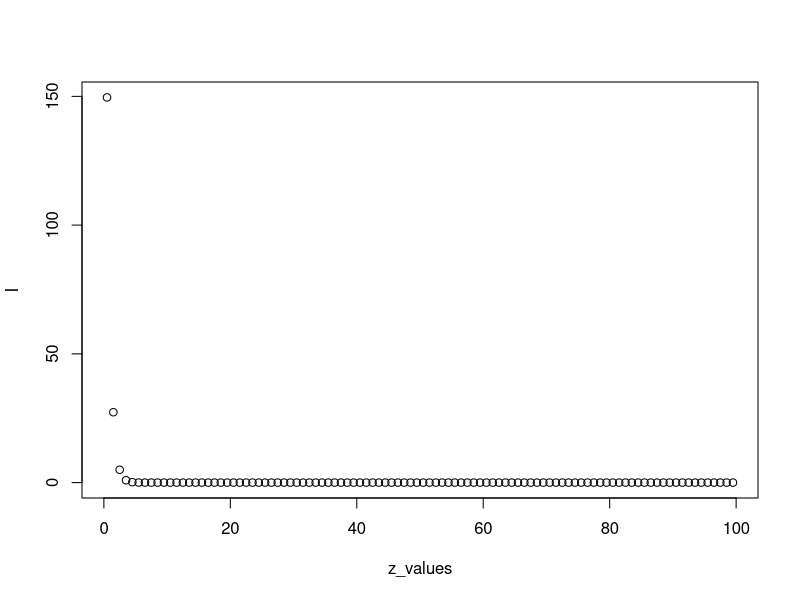
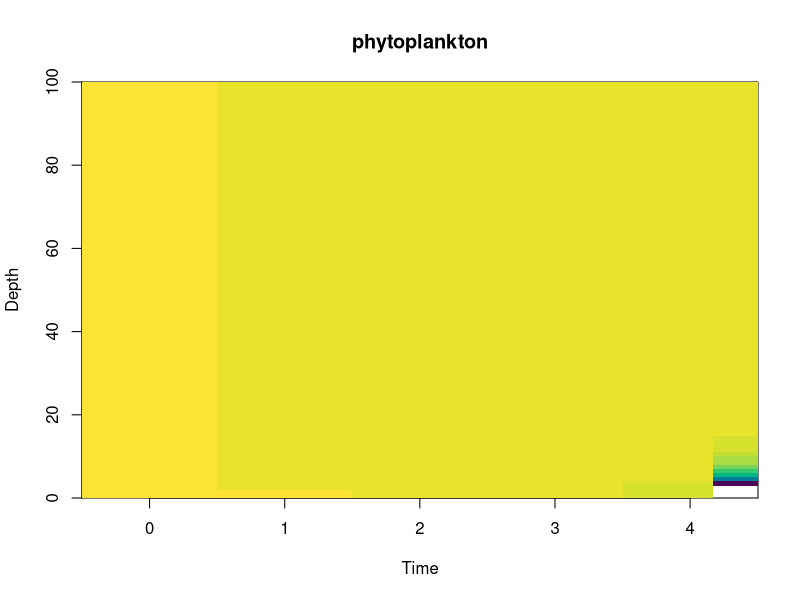
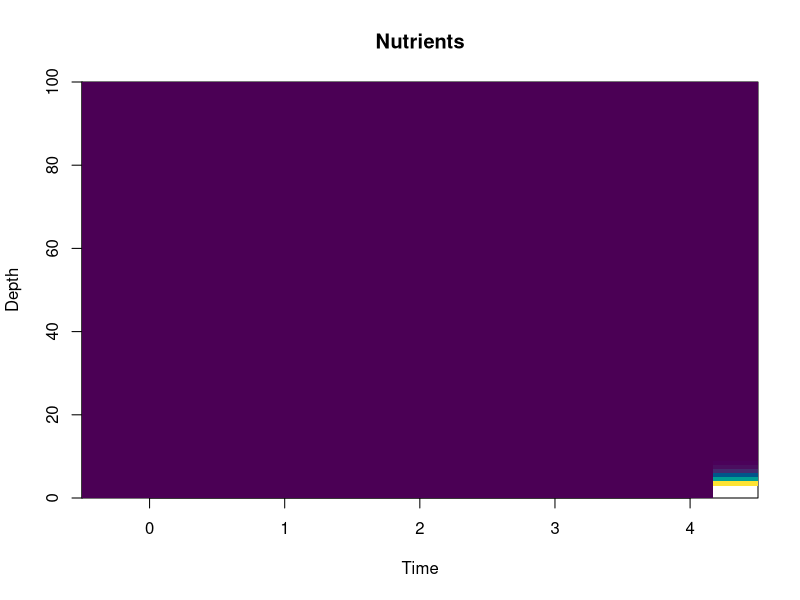
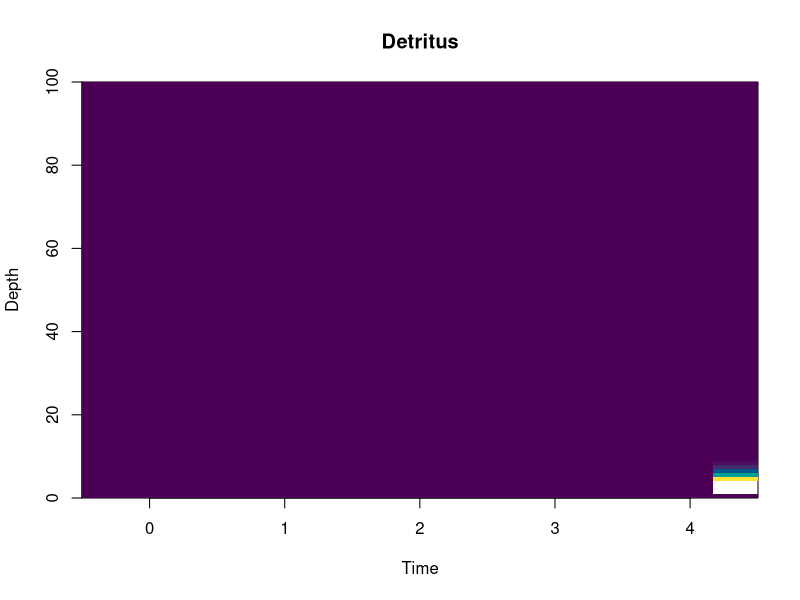
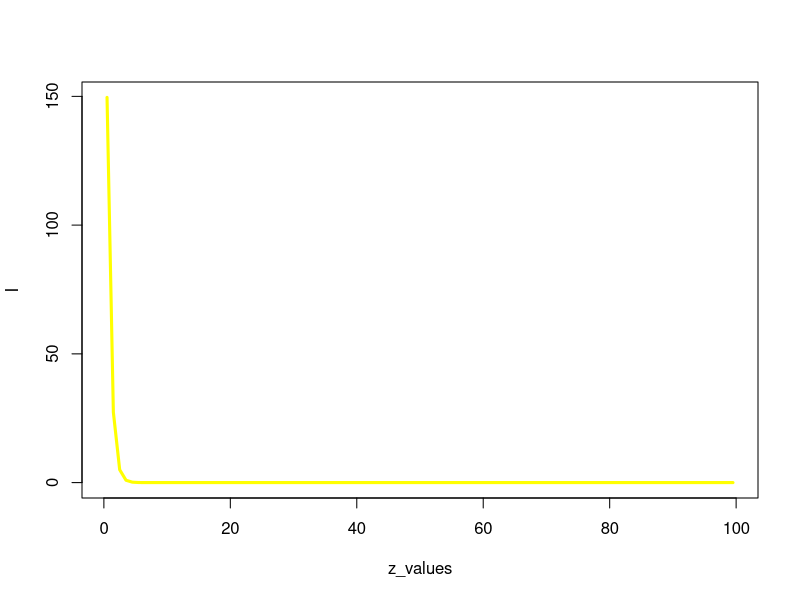
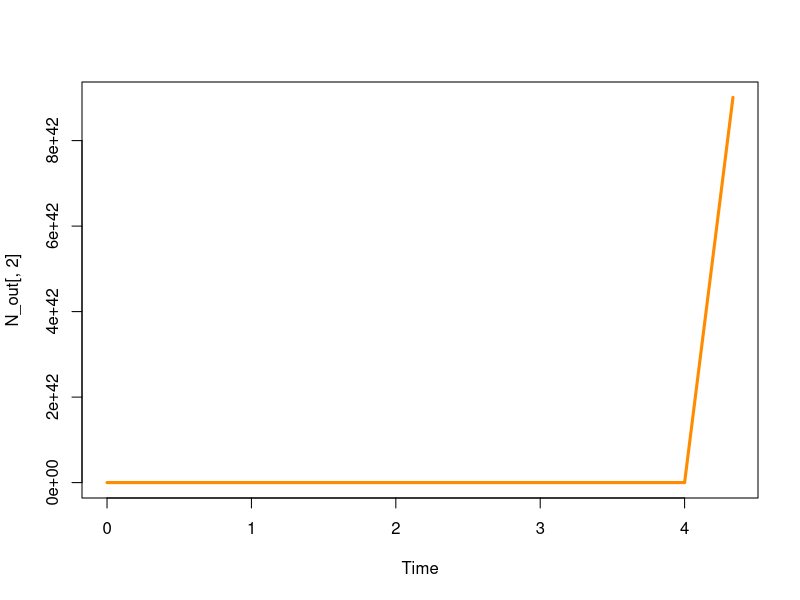
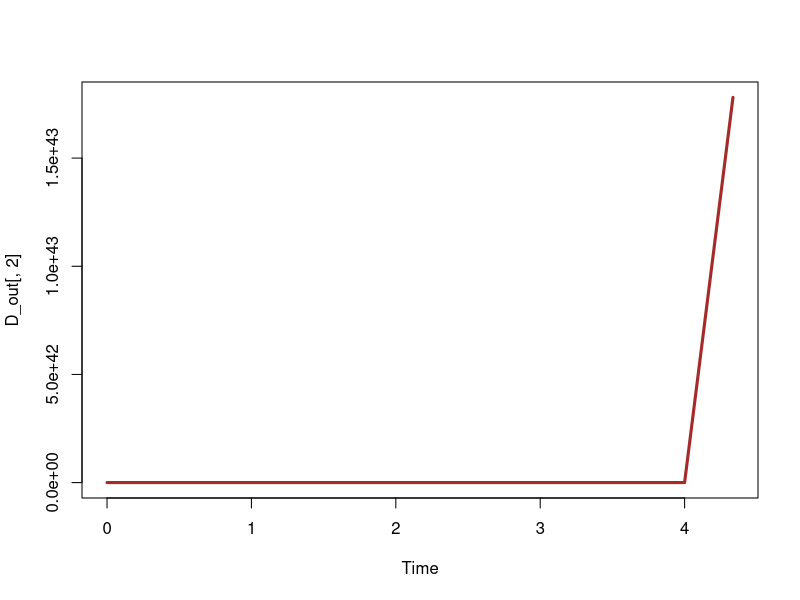
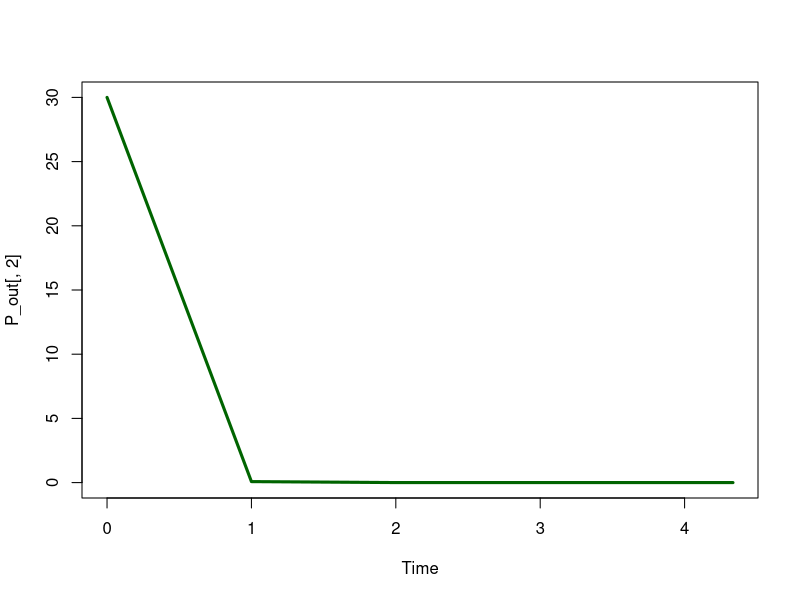

The R source for these figures, in order: (Note: this script raises an error after producing the figures.)


library(deSolve)


par(mfrow=c(1,1))
u <- 0.5 #m/day  # Vertical water velocity (advection velocity) settling velocity

DeltaZ <- 1 # Vertical spacing between grid cells
kw <- 0.2
kp <- 0.05 #(umol N/m^3)^-1/m

gmax <- 1 #/day
I0 <- 350 #umol photons/m2/s(E)
yield <- 0.00005

Hi <- 20 #(20*(60*60*24))/1000
Hn <- 0.0425
kn <- 0.3
m <- 0.24 #/day
alpha <- 0.3

D <- 5 # m^2/day
d <- 100
n <- 100 # Number of grid cells along the water column
z_values <- seq( DeltaZ/2, d, by = DeltaZ)
e <- 0.03 # d^-1 
w <- 15
grazing <- 0.1 #/day
remin <- 1.5 #(mmol N/m^3)^-1/day 
Av <- 5
# Initial conditions 
Nb <- 50
P <- rep(30,n)
N <- rep(10,n)
De <- rep(0,n)


#--------------------------------------------------------
Light <- function(kw,kp,DeltaZ,P,I0){
  
  #Integral calculations - cumulative sums of the light in depth
  integral <- cumsum((kw+kp*P)*DeltaZ)+(-1/2*DeltaZ)*(kw+kp*P)
  
  #calculation the light values 
  I = I0*exp(-integral)
  
  return(I)
}

#------------------------------------------------------------

I = Light(kw,kp,DeltaZ,P,I0)
plot(z_values, I)

g <- gmax * pmin(I/(I+Hi), N/(N+Hn)) - m 
#r <- g-m 

#------------------------------------------------
#Doing the diffusion and advection 
#------------------------------------------------

derivative <- function(times, y, params) {
  P <- y[1:n]
  N <- y[(n+1):(2*n)]
  De <- y[(2*n+1):(3*n)]
  
  J_a <- numeric(n + 1)
  J_d <- numeric(n + 1)
  J_n <- numeric(n + 1)
  J_D <- numeric(n + 1)
  
  for(i in 2:n){
    J_a[i] <-  u*P[i-1]
    J_d[i] <- -D*(P[i]-P[i-1])/DeltaZ
    J_n[i] <- -D*(N[i]-N[i-1])/DeltaZ 
    J_D[i] <- -D*(De[i]-De[i-1])/DeltaZ 
  }
  
  # Set boundary fluxes to 0
  J_a[1] <- 0 # Boundary condition
  J_d[1] <- 0
  J_n[1] <- 0 
  J_D[1] <- 0 
  J_a[n + 1] <- 0
  J_d[n + 1] <- 0
  J_D[n + 1] <- -w*De[n]
  J_n[n + 1] <- -D * ((Nb-N[n])/DeltaZ)
  
  J <- J_a + J_d
  

  Light <- function(kw,kp,DeltaZ,P,De,I0){
    
    #Integral calculations - cumulative sums of the light in depth
    integral <- cumsum((kw+kp*P)*DeltaZ)+(-1/2*DeltaZ)*(kw+kp*P)
    
    #calculation the light values 
    I = I0*exp(-integral)
    
    return(I)
  }
  I = Light(kw,kp,DeltaZ,P,I0,De)
  
  G.n <- N/(kn+N)
  G.l <- (alpha*I)/sqrt(gmax^2+(alpha^2*I^2))
  g <- gmax * pmin(G.n, G.l)- m
  
  dP_dt <- seq (1,n,1)
  dN_dt <- seq (1,n,1)
  dD_dt <- seq (1,n,1)
  
  for (i in 1:n){
    dP_dt[i] <- (gmax*g[i]*P[i])-(m*P[i]) - (grazing*P[i]^2) + Av * (-J[i+1]- J[i])/DeltaZ
    dN_dt[i] <- (-gmax*g[i]*P[i])+ (remin*De[i]) + Av * (-J_n[i+1]- J_n[i])/DeltaZ
    dD_dt[i] <- (m*P[i])+(grazing*P[i]^2) -(remin*De[i]) - (w*De[i]) + Av * (-J_D[i+1]+ J_D[i])/DeltaZ
  }
  
  return(list(c(dP_dt, dN_dt,dD_dt)))
}


params <-
  list(
    n = n,
    DeltaZ = DeltaZ,
    u = u,
    D = D,
    m = m,
    g = g, 
    gmax = gmax, 
    I = I, 
    Nb = Nb, 
    yield = yield, 
    Hi = Hi,
    Hn = Hn, 
    grazing = grazing, 
    remin = remin,
    Av = Av,
    I0 = I0, 
    kw = kw,
    kp = kp, 
    alpha=alpha,
    kn = kn
    
  )
times <- seq(0, 100, by = 1) # Time vector
result <- ode(y = c(P,N,De), times = times, func = derivative, parms = params)

P_out <- result[, 2:(n+1)]
N_out <- result[, (n+2):(2*n+1)]
D_out <- result[, (n+3):(3*n+1)]
Time <- result [,1]
Depth <- z_values


image(Time, Depth, P_out[,ncol(P_out):1], col = hcl.colors(30, "viridis"), main = "phytoplankton")
image(Time, Depth, N_out[,ncol(P_out):1], col = hcl.colors(50, "viridis"), main = "Nutrients")
image(Time, Depth, D_out[,ncol(P_out):1], col = hcl.colors(50, "viridis"), main = "Detritus")


plot(z_values, I, type = "l", col = "yellow", lwd=3) #ylim=c(0,50))
plot(Time, N_out[,2], type = "l", col = "darkorange", lwd=3) # ylim = c(0,50))
plot(Time, D_out[,2], type = "l", col = "brown", lwd=3)
plot(Time, P_out[,2], type = "l", col = "darkgreen", lwd=3)

#It seems like there is an issue with the code in the way it understands time and depth


#Growth limitation plot nutrients and light 
g.l.L <- Light(kw, kp, DeltaZ, P_out[nrow(P_out), ], I0) / (Hi + Light(kw, kp, DeltaZ, P_out[nrow(P_out), ], I0))
g.l.N <- N_out[nrow(N_out), ] / (Hn + N_out[nrow(N_out), ])

plot(
  x = g.l.L,
  y = n:1,
  type = "l",
  xlim = c(0, max(g.l.N)),
  main = "Limitation by light or nutrients",
  ylab = "Distance from seabed[m]",
  xlab = "growth limitiation factor",
  lwd = 3
)
lines(x = g.l.N, y = n:1, type = "l", lwd = 3, lty = 2)
#lines(x=P_out[,2], y=n:1)
legend(
  "topright",
  #inset = c(-0.5, 0),
  legend = c("Light", "nutrients"),
  lty = c(1, 2),
  lwd = 2
)

#Sensitivity analysis 

#Calculating for different values for D 
D_values <- c(5, 10, 30, 50)

# Create a new plot window
plot(times, N_out[,2], type = "l", col = 1, lwd = 2, 
     main = "Phytoplankton Concentration for D[i]", 
     xlab = "Time", ylab = "Phytoplankton Concentration")

# Iterate over each value of D
for (i in 1:length(D_values)) {
  D <- D_values[i]  # Update D value
  
  # Solve ODEs
  Result <- ode(y=c(P,N), times = times, func = derivative, 
                parms = list(u = u, D = D, kw = kw, kp = kp, Iin = Iin, 
                             HI = HI, gmax = gmax, m = m, HN = HN, Nb = Nb, yield = yield))
  
  N_out <- Result[, (n+1):(2*n+1)] # Extract phytoplankton output
  
  # Plot phytoplankton concentration for each D value
  lines(times, N_out[,2], type = "l", col = i+1, lwd = 2)
}



#Calculating the maximum concentration of phytoplankton 
find_phytoplankton_maximum <- function(P_out, z) {
  # Find the index of the maximum phytoplankton concentration
  max_index <- which.max(P_out)
  
  # Calculate the position and magnitude of the maximum
  max_depth <- z[max_index]
  max_concentration <- P_out[max_index]
  
  return(list(position = max_depth, magnitude = max_concentration))
}

max_phytoplankton <- find_phytoplankton_maximum(P_out, z)
print(max_phytoplankton)
